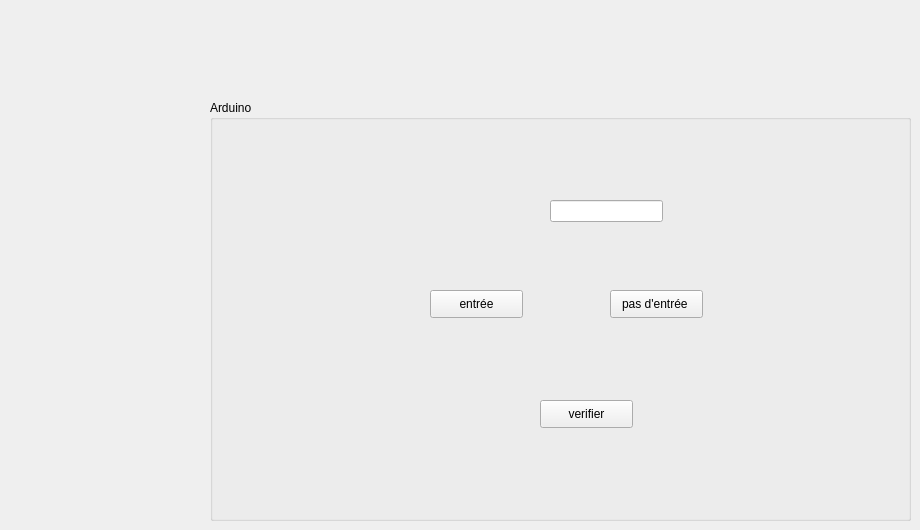
      <widget class="QWidget" name="page_7">
       <widget class="QGroupBox" name="groupBox_26">
        <property name="geometry">
         <rect>
          <x>210</x>
          <y>100</y>
          <width>701</width>
          <height>421</height>
         </rect>
        </property>
        <property name="title">
         <string>Arduino</string>
        </property>
        <widget class="QPushButton" name="ref">
         <property name="geometry">
          <rect>
           <x>400</x>
           <y>190</y>
           <width>93</width>
           <height>28</height>
          </rect>
         </property>
         <property name="text">
          <string>pas d'entrée </string>
         </property>
        </widget>
        <widget class="QPushButton" name="verif">
         <property name="geometry">
          <rect>
           <x>330</x>
           <y>300</y>
           <width>93</width>
           <height>28</height>
          </rect>
         </property>
         <property name="text">
          <string>verifier</string>
         </property>
        </widget>
        <widget class="QPushButton" name="acc">
         <property name="geometry">
          <rect>
           <x>220</x>
           <y>190</y>
           <width>93</width>
           <height>28</height>
          </rect>
         </property>
         <property name="text">
          <string>entrée</string>
         </property>
        </widget>
        <widget class="QLineEdit" name="nbr">
         <property name="geometry">
          <rect>
           <x>340</x>
           <y>100</y>
           <width>113</width>
           <height>22</height>
          </rect>
         </property>
        </widget>
       </widget>
      </widget>
